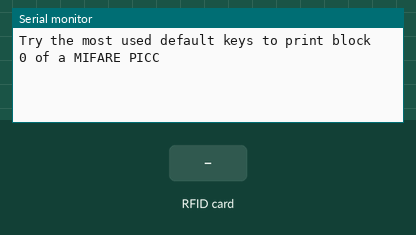
Simulated run of this sketch. Board: Arduino Mega 2560, built with avr-gcc and run on an emulated ATmega2560. Parts: the last lines printed to the serial monitor. The inputs (shaded band) are chosen by the test bench.

Above: at 1.2 s.
1.3 s: RFID card 5E 7A 19 C4 held to the reader
At 1.46 s:
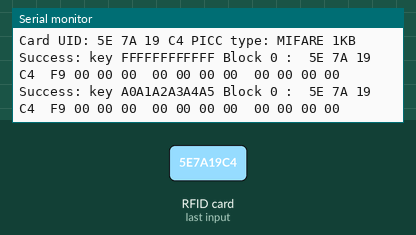
At 2.5 s:
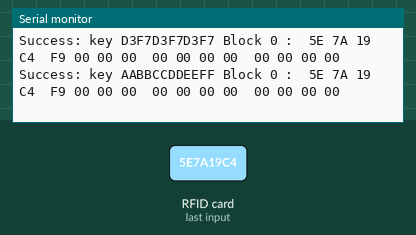

The sketch:

rfid_mega-uno.ino
```cpp
/* Try the most used default keys in
 * https://code.google.com/p/mfcuk/wiki/MifareClassicDefaultKeys
 * to dump block 0 of a MIFARE RFID card using a RFID-RC522 reader
 * Uses MFRC522 - Library to use ARDUINO RFID MODULE KIT 13.56 MHZ WITH TAGS SPI W AND R BY COOQROBOT.
 -----------------------------------------------------------------------------
 * Pin layout should be as follows:
 * Signal     Pin              Pin               Pin
 *            Arduino Uno      Arduino Mega      MFRC522 board
 * ------------------------------------------------------------
 * Reset      9                5                 RST
 * SPI SS     10               53                SDA
 * SPI MOSI   11               52                MOSI
 * SPI MISO   12               51                MISO
 * SPI SCK    13               50                SCK
 *
 * Hardware required:
 * Arduino
 * PCD (Proximity Coupling Device): NXP MFRC522 Contactless Reader IC
 * PICC (Proximity Integrated Circuit Card): A card or tag using the ISO 14443A interface, eg Mifare or NTAG203.
 * The reader can be found on eBay for around 5 dollars. Search for "mf-rc522" on ebay.com.
 */

#include <SPI.h>
#include <MFRC522.h>

#define SS_PIN 53    //Arduino Mega
#define RST_PIN 3    //Arduino Mega original 5 modificado para 3
MFRC522 mfrc522(SS_PIN, RST_PIN);        // Create MFRC522 instance.

void setup() {
        Serial.begin(9600);        // Initialize serial communications with the PC
        SPI.begin();                // Init SPI bus
        mfrc522.PCD_Init();        // Init MFRC522 card
        Serial.println("Try the most used default keys to print block 0 of a MIFARE PICC ");
}


void try_key(MFRC522::MIFARE_Key *key)
{
        // try with the supplied key
        byte buffer[18];
        byte block  = 0;
        byte status;
        //Serial.println("Authenticating using key A...");
        status = mfrc522.PCD_Authenticate(MFRC522::PICC_CMD_MF_AUTH_KEY_A, block, key, &(mfrc522.uid));
        if (status != MFRC522::STATUS_OK) {
           // Serial.print("PCD_Authenticate() failed: ");
           // Serial.println(mfrc522.GetStatusCodeName(status));
           return;
        }

        // Read block
	byte byteCount = sizeof(buffer);
	status = mfrc522.MIFARE_Read(block, buffer, &byteCount);
	if (status != MFRC522::STATUS_OK) {
	    // Serial.print("MIFARE_Read() failed: ");
	    // Serial.println(mfrc522.GetStatusCodeName(status));
	}
        else  // Dump data
        {
          Serial.print("Success: key ");
          for (byte i = 0; i < 6; i++) Serial.print((*key).keyByte[i], HEX);
          Serial.print(" Block 0 : ");
	  for (byte index = 0; index < 16; index++) {
	    Serial.print(buffer[index] < 0x10 ? " 0" : " ");
	    Serial.print(buffer[index], HEX);
	    if ((index % 4) == 3) Serial.print(" ");
	  }
        }
        Serial.println(" ");
        mfrc522.PICC_HaltA(); // Halt PICC
        mfrc522.PCD_StopCrypto1();  // Stop encryption on PCD

}

void loop() {
        // Prepare key - all keys are set to FFFFFFFFFFFFh at chip delivery from the factory.
        MFRC522::MIFARE_Key k;
        // Look for new cards
        if ( ! mfrc522.PICC_IsNewCardPresent()) return;

        // Select one of the cards
        if ( ! mfrc522.PICC_ReadCardSerial())    return;

        Serial.print("Card UID:");    //Dump UID
        for (byte i = 0; i < mfrc522.uid.size; i++) {
          Serial.print(mfrc522.uid.uidByte[i] < 0x10 ? " 0" : " ");
          Serial.print(mfrc522.uid.uidByte[i], HEX);
        }
        Serial.print(" PICC type: ");   // Dump PICC type
        byte piccType = mfrc522.PICC_GetType(mfrc522.uid.sak);
        Serial.println(mfrc522.PICC_GetTypeName(piccType));

        // Trying FFFFFFFFFFFF
        for (byte i = 0; i < 6; i++) k.keyByte[i] = 0xFF;
        try_key(&k);
        // Trying A0A1A2A3A4A5
        k.keyByte[0] = 0xA0; k.keyByte[1] = 0xA1; k.keyByte[2] = 0xA2;  k.keyByte[3] = 0xA3; k.keyByte[4] = 0xA4; k.keyByte[5] = 0xA5;
        try_key(&k);
        // Trying B0B1B2B3B4B5
        k.keyByte[0] = 0xB0; k.keyByte[1] = 0xB1; k.keyByte[2] = 0xB2;  k.keyByte[3] = 0xB3; k.keyByte[4] = 0xB4; k.keyByte[5] = 0xB5;
        try_key(&k);
         // Trying 000000000000
        k.keyByte[0] = 0x00; k.keyByte[1] = 0x00; k.keyByte[2] = 0x00;  k.keyByte[3] = 0x00; k.keyByte[4] = 0x00; k.keyByte[5] = 0x00;
        try_key(&k);
        // Trying 4d3a99c351dd
        k.keyByte[0] = 0x04d; k.keyByte[1] = 0x3a; k.keyByte[2] = 0x99;  k.keyByte[3] = 0xc3; k.keyByte[4] = 0x51; k.keyByte[5] = 0xdd;
        try_key(&k);
        // Trying 1a982c7e459a
        k.keyByte[0] = 0x1a; k.keyByte[1] = 0x98; k.keyByte[2] = 0x2c;  k.keyByte[3] = 0x7e; k.keyByte[4] = 0x45; k.keyByte[5] = 0x9a;
        try_key(&k);
        // Trying d3f7d3f7d3f7
        k.keyByte[0] = 0xd3; k.keyByte[1] = 0xf7; k.keyByte[2] = 0xd3;  k.keyByte[3] = 0xf7; k.keyByte[4] = 0xd3; k.keyByte[5] = 0xf7;
        try_key(&k);
        // Trying aabbccddeeff
        k.keyByte[0] = 0xaa; k.keyByte[1] = 0xbb; k.keyByte[2] = 0xcc;  k.keyByte[3] = 0xdd; k.keyByte[4] = 0xee; k.keyByte[5] = 0xff;
        try_key(&k);
}
```

Measured:
- after the input at 1.3 s, the serial monitor: prints a new line at once (image 1)
